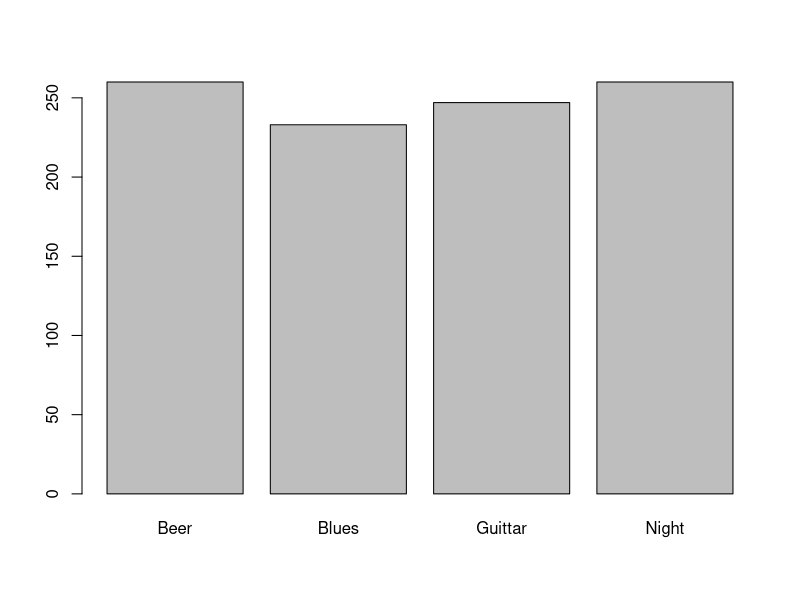

Write the R code that produced this figure.
# Vetor com 4 palavras aleatórias
words<-c('Blues', 'Beer', 'Guittar', 'Night')
# Criando amostragem com 1000 valores aleatorios
amostra<-sample(words, 1000, replace = TRUE)
amostra
# Descobrindo quantas vezes cada palavra foi sorteada
table(amostra)
# Gráfico simples com os resultados
barplot(table(amostra))